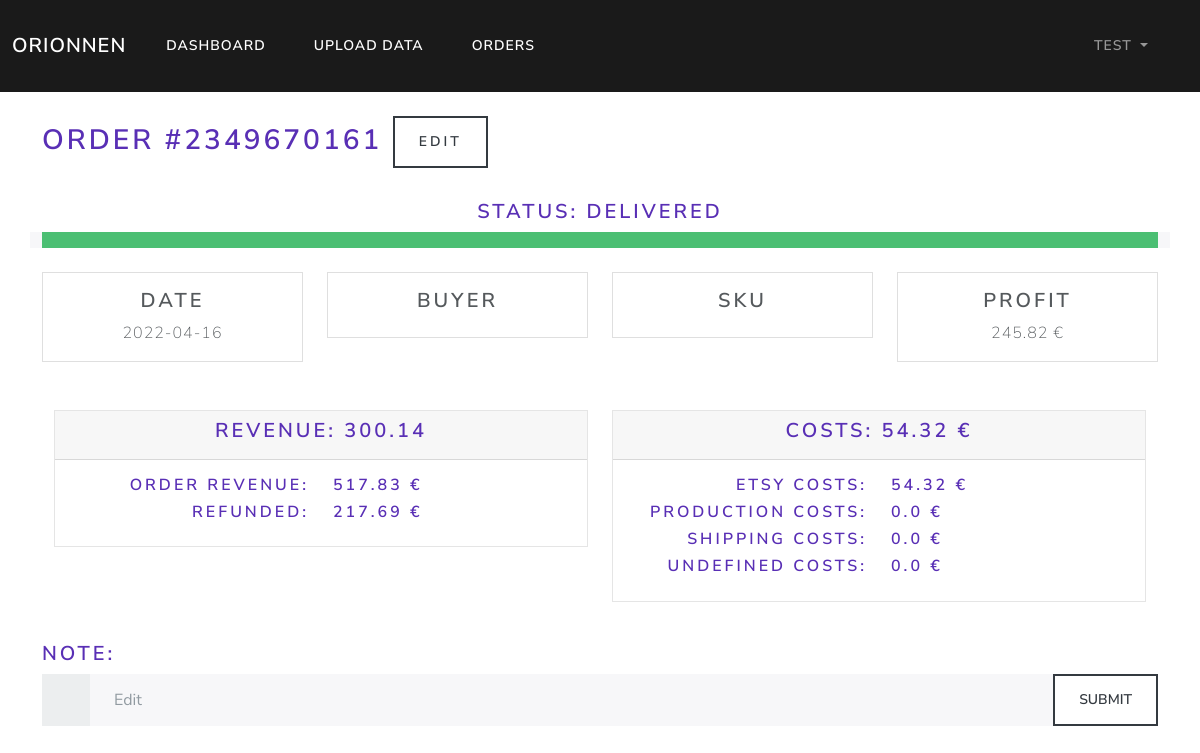
The app's page /orders/id_2349670161 (signed in) with its own data.
### orionnen/models.py (models this page shows, shortened)
class User(db.Model, UserMixin):
    id = db.Column(db.Integer, primary_key=True)
    username = db.Column(db.String(20), unique=True, nullable=False)
    email = db.Column(db.String(120), unique=True, nullable=False)
    password = db.Column(db.String(60), nullable=False)
    orders = db.relationship('Order', backref='author', lazy=True)

class Order(db.Model):
    id = db.Column(db.Integer, primary_key=True)
    user_id = db.Column(db.Integer, db.ForeignKey('user.id'), nullable=False)
    order_id = db.Column(db.Integer, unique=True, nullable=False)
    sku = db.Column(db.String(20), default='Not Specified')
    buyer = db.Column(db.String(20), default='Not Specified')
    date = db.Column(db.Date, nullable=False)
    note = db.Column(db.String(20), default='No Note')
    status = db.Column(db.String(20), default='Ordered')
    revenue = db.Column(db.Float, default=0)
    refund = db.Column(db.Float, default=0)
    net_revenue = db.Column(db.Float, default=0)
    proc_fee = db.Column(db.Float, default=0)
    cred_proc_fee = db.Column(db.Float, default=0)
    net_proc_fee = db.Column(db.Float, default=0)
    trans_trans_fee = db.Column(db.Float, default=0)
    cred_trans_trans_fee = db.Column(db.Float, default=0)
    ship_trans_fee = db.Column(db.Float, default=0)
    cred_ship_trans_fee = db.Column(db.Float, default=0)
    ad_fee = db.Column(db.Float, default=0)
    cred_ad_fee = db.Column(db.Float, default=0)
    net_ad_fee = db.Column(db.Float, default=0)
    vat_ad = db.Column(db.Float, default=0)
    cred_vat_ad = db.Column(db.Float, default=0)
    vat_proc_fee = db.Column(db.Float, default=0)
    cred_vat_proc_fee = db.Column(db.Float, default=0)
    vat_trans = db.Column(db.Float, default=0)
    cred_vat_trans = db.Column(db.Float, default=0)
    vat_ship_trans = db.Column(db.Float, default=0)
    cred_vat_ship_trans = db.Column(db.Float, default=0)
    tax = db.Column(db.Float, default=0)
    cred_tax = db.Column(db.Float, default=0)
    net_tax = db.Column(db.Float, default=0)
    trans_fee = db.Column(db.Float, default=0)
    cred_trans_fee = db.Column(db.Float, default=0)
    net_trans_fee = db.Column(db.Float, default=0)
    vat = db.Column(db.Float, default=0)
    cred_vat = db.Column(db.Float, default=0)
    net_vat = db.Column(db.Float, default=0)
    etsy_costs = db.Column(db.Float, default=0)
    prod_costs = db.Column(db.Float, default=0)
    ship_costs = db.Column(db.Float, default=0)
    undef_costs = db.Column(db.Float, default=0)
    other_costs = db.Column(db.Float, default=0)
    costs = db.Column(db.Float, default=0)
    profit = db.Column(db.Float, default=0)

### orionnen/routes.py (the view)
@app.route('/orders/id_<order_id>', methods=['GET', 'POST'])
@login_required
def view_order(order_id):
    order = Order.query.filter_by(order_id=order_id).filter_by(author=current_user).first()
    if request.method == "POST":
        note = request.form['note']
        order.note = note
        db.session.commit()
        flash('Order updated!', 'success')
        return redirect(url_for('view_order', order_id=order.order_id))
    return render_template("view_order.html", order=order)

### orionnen/models.py (called while the page is built)
@login_manager.user_loader
def load_user(user_id):
    return User.query.get(int(user_id))

### orionnen/templates/view_order.html (shortened to what this page needs)
{% extends "base.html" %}
{% block content %}
    <div container>
        <div class="row">
          <h2>
            Order #{{ order.order_id }} <a class="btn btn-outline-dark" href="{{ url_for('edit_order', order_id=order.order_id) }}">Edit</a>
          </h2>
        </div><br>
        <div class="row" style="text-align:center">
          <h4>Status: {{ order.status }}</h4>
        </div>
        <div class="row">
          <div class="progress">
            {% if order.status == 'Delivered' %}
            <div class="progress-bar bg-success" role="progressbar" aria-valuenow="100" aria-valuemin="0" aria-valuemax="100" style="width: 100%;"></div>
            {% endif %}
          </div>
        </div><br>
        <div class="row">
            <div class="col">
                <div class="card">
                  <div class="card-body">
                    <h4 class="card-title" style="text-align:center">Date</h4>
                    <p class="card-text" style="text-align:center">{{ order.date }}</p>
                  </div>
                </div>
            </div>
            <div class="col">
                <div class="card">
                    <div class="card-body">
                        <h4 class="card-title" style="text-align:center">Buyer</h4>
                    </div>
                </div>
            </div>
            <div class="col">
                <div class="card">
                    <div class="card-body">
                        <h4 class="card-title" style="text-align:center">SKU</h4>
                    </div>
                </div>
            </div>
            <div class="col">
                <div class="card">
                    <div class="card-body">
                        <h4 class="card-title" style="text-align:center">Profit</h4>
                        <p class="card-text" style="text-align:center">{{ order.profit }} €</p>
                    </div>
                </div>
            </div>
        </div>
    </div><br><br>
    <div class="container" style="max-width: 100%;">
        <div class="row">
            <div class="col">
                <div class="card bg-light mb-3">
                    <div class="card-header"><h4 style="text-align:center">Revenue: {{ order.net_revenue }}</h4></div>
                    <div class="card-body">
                        <div class="row">
                            <div class="col">
                                <h5 style="text-align:right">Order revenue:</h5>
                            </div>
                            <div class="col">
                                <h5 style="text-align:left">{{ order.revenue }} €</h5>
                            </div>
                        </div>
                        <div class="row">
                            <div class="col">
                                <h5 style="text-align:right">Refunded:</h5>
                            </div>
                            <div class="col">
                                <h5 style="text-align:left">{{ order.refund }} €</h5>
                            </div>
                        </div>
                    </div>
                </div>
            </div>
            <div class="col">
                <div class="card bg-light mb-3">
                    <div class="card-header"><h4 style="text-align:center">Costs: {{ order.costs }} €</h4></div>
                    <div class="card-body">
                        <div class="row">
                            <div class="col">
                                <h5 style="text-align:right">Etsy costs:</h5>
                            </div>
                            <div class="col">
                                <h5 style="text-align:left">{{ order.etsy_costs }} €</h5>
                            </div>
                        </div>
                        <div class="row">
                            <div class="col">
                                <h5 style="text-align:right">Production costs:</h5>
                            </div>
                            <div class="col">
                                <h5 style="text-align:left">{{ order.prod_costs }} €</h5>
                            </div>
                        </div>
                        <div class="row">
                            <div class="col">
                                <h5 style="text-align:right">Shipping costs:</h5>
                            </div>
                            <div class="col">
                                <h5 style="text-align:left">{{ order.ship_costs }} €</h5>
                            </div>
                        </div>
                        <div class="row">
                            <div class="col">
                                <h5 style="text-align:right">Undefined costs:</h5>
                            </div>
                            <div class="col">
                                <h5 style="text-align:left">{{ order.undef_costs }} €</h5>
                            </div>
                        </div>
                    </div>
                </div>
            </div>
        </div>
    </div><br>
    <h4>Note:</h4>
    <form action="#" method="post">
      <div class="input-group">
        <span class="input-group-text">{{ order.note}}</span>
        <input type="text" class="form-control" name="note" placeholder="Edit">
        <input class="btn btn-outline-dark" type="submit" value="Submit"/>
      </div>
    </form>
{% endblock %}

### orionnen/templates/navbar.html (shortened to what this page needs)
      <nav class="navbar navbar-expand-lg navbar-dark bg-primary">
        <div class="container-fluid">
          <a class="navbar-brand" href="/">Orionnen</a>
          <div class="collapse navbar-collapse" id="navbarColor01">
            <div class="navbar-nav mr-auto">
              {% if current_user.is_authenticated %}
              <a class="nav-item nav-link active" href="{{ url_for('dashboard') }}">Dashboard</a>
              <a class="nav-item nav-link active" href="{{ url_for('upload') }}">Upload data</a>
              <a class="nav-item nav-link active" href="{{ url_for('show_orders') }}">Orders</a>
              {% else %}
              <a class="nav-item nav-link active" href="{{ url_for('login') }}">Login</a>
              <a class="nav-item nav-link active" href="{{ url_for('register') }}">Register</a>
              {% endif %}
            </div>
          </div>
          <div class="navbar-nav mr-auto">
            {% if current_user.is_authenticated %}
            <li class="nav-item dropdown">
              <a class="nav-link dropdown-toggle" data-bs-toggle="dropdown" href="#" role="button" aria-haspopup="true" aria-expanded="false">
                {{ current_user.username }}
              </a>
            </li>
            {% endif %}
          </div>
        </div>
      </nav>

### records on screen
User: username "TEST"
Order: order_id "2349670161", status "DELIVERED", date "2022-04-16", profit "245.82", net_revenue "300.14", revenue "517.83", refund "217.69", costs "54.32", etsy_costs "54.32", prod_costs "0.0", ship_costs "0.0", undef_costs "0.0"
